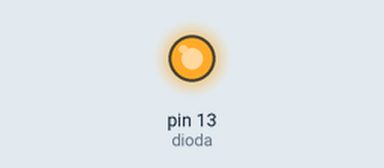
Recording of a sketch running on a simulated Arduino Uno, built with avr-gcc and run on an emulated ATmega328P. Parts: output pins drawn as LEDs (lit = HIGH).

Above: at 1.7 s.
At 7.4 s:
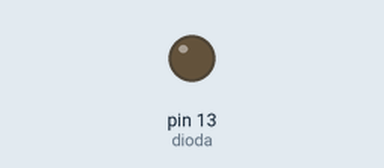
Timing chart, 0 to 11.7 s (numbered marks = the images above):
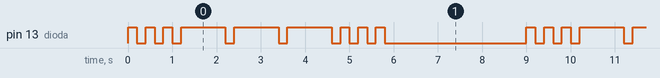

Measured:
- by itself, pin 13 (dioda): repeats every 9.0 s: 2 × (LOW 0.20 s, HIGH 0.20 s), 3 × (LOW 0.20 s, HIGH 1.0 s), 3 × (LOW 0.20 s, HIGH 0.20 s), LOW 3.2 s, HIGH 0.20 s
- by itself, everything shown: repeats every 9.0 s, in 18 steps

The sketch:

arduino.ino
```cpp
int dioda=13;
void setup()
{
  pinMode(dioda, OUTPUT);
}

void loop()
{
  for(int i=0; i<3; i= i+1){
  digitalWrite(dioda,HIGH);
    delay(200);
    digitalWrite(dioda,LOW);
    delay(200);
  }
 for(int j=0; j<3; j= j+1){
  digitalWrite(dioda,HIGH);
    delay(1000);
    digitalWrite(dioda,LOW);
    delay(200);
 }
   for(int k=0; k<3; k= k+1){
  digitalWrite(dioda,HIGH);
    delay(200);
    digitalWrite(dioda,LOW);
    delay(200);
   }
  delay(3000);
}
```
